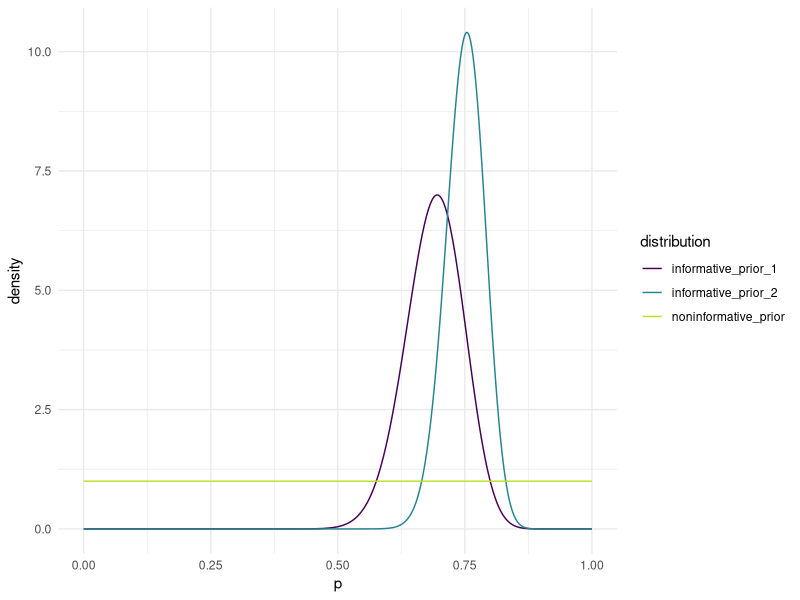
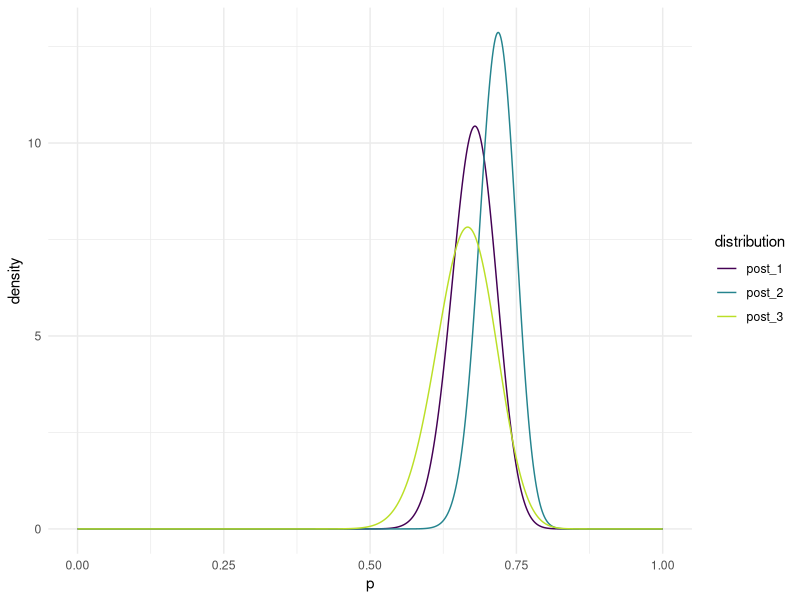

Write R code to recreate these figures, in order.
## ---- chunk 1

# Prior 1
library(tidyverse)
target_mean <- 44/66
alphas <- seq(0.1, 200, length.out = 500)
betas <- 0.45 * alphas
param_df <- tibble(alphas, betas)
param_df <- param_df |> mutate(vars = 
                                 (alphas*betas)/((alphas+betas)^2 * 
                                                   (alphas+betas+1)))
target_var <- 0.05657^2
param_df <- param_df |> mutate(dist_to_target = abs(vars - target_var))
param_df
param_df |> filter(dist_to_target == min(dist_to_target))


library(tidyverse)
## Prior 2

alphas <- seq(0.1, 2000, length.out = 2000)
betas <- (alphas * (1 - 0.75)) / 0.75  

target_prob <- 0.10
prob_less_0.7 <- pbeta(0.7, alphas, betas) 

tibble(alphas, betas, prob_less_0.7) |>
  mutate(close_to_target = abs(prob_less_0.7 - target_prob)) |>
  filter(close_to_target == min(close_to_target))


library(tidyverse)
ps <- seq(0, 1, length.out = 1000)
informative_alpha_1 <- 45.36
informative_beta_1 <- 20.41
informative_alpha_2 <- 95.14
informative_beta_2 <- 31.71
noninformative_alpha <- 1
noninformative_beta <- 1

informative_prior_1 <- dbeta(ps, informative_alpha_1,
informative_beta_1)
informative_prior_2 <- dbeta(ps, informative_alpha_2,
informative_beta_2)
noninformative_prior <- dbeta(ps,
noninformative_alpha, noninformative_beta)
prior_plot <- tibble(ps, informative_prior_1, informative_prior_2, noninformative_prior) |>
pivot_longer(2:4, names_to = "distribution", values_to = "density")
ggplot(data = prior_plot, aes(x = ps, y = density, colour = distribution)) +
geom_line() +
scale_colour_viridis_d(end = 0.9) +
theme_minimal() +
labs(x = "p")


library(tidyverse)
ps <- seq(0, 1, length.out = 1000)
post_alpha_1 <- 45.36 + 56
post_beta_1 <- 20.41 + 28
post_alpha_2 <- 95.14 + 56
post_beta_2 <- 31.71 + 28
post_alpha_3 <- 1 + 56
post_beta_3 <- 1 + 28

post_1 <- dbeta(ps, post_alpha_1,post_beta_1)
post_2 <- dbeta(ps, post_alpha_2,post_beta_2)
post_3 <- dbeta(ps, post_alpha_3,post_beta_3)
post_plot <- tibble(ps, post_1, post_2, post_3) |>
pivot_longer(2:4, names_to = "distribution", values_to = "density")
ggplot(data = post_plot, aes(x = ps, y = density, colour = distribution)) +
geom_line() +
scale_colour_viridis_d(end = 0.9) +
theme_minimal() +
labs(x = "p")


qbeta(c(0.05,0.95), post_alpha_1,post_beta_1)
qbeta(c(0.05,0.95), post_alpha_2,post_beta_2)
qbeta(c(0.05,0.95), post_alpha_3,post_beta_3)


